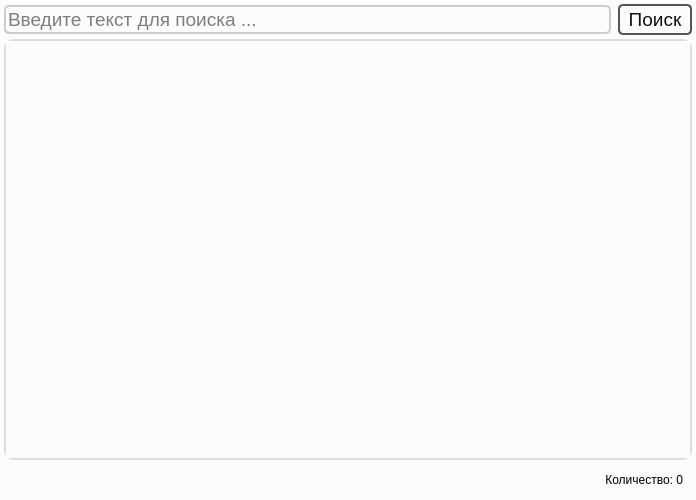
<?xml version="1.0" encoding="UTF-8"?>
<ui version="4.0">
 <class>main_widget</class>
 <widget class="QWidget" name="main_widget">
  <property name="geometry">
   <rect>
    <x>0</x>
    <y>0</y>
    <width>696</width>
    <height>500</height>
   </rect>
  </property>
  <property name="sizePolicy">
   <sizepolicy hsizetype="Expanding" vsizetype="Expanding">
    <horstretch>0</horstretch>
    <verstretch>0</verstretch>
   </sizepolicy>
  </property>
  <property name="windowTitle">
   <string>Form</string>
  </property>
  <property name="styleSheet">
   <string notr="true">QWidget
{
background-color: rgba(252, 252, 252, 255);
}
QLineEdit
{
border-radius: 5px;
border: 2px solid #CCC;
}
QScrollArea
{
border-radius: 10px;
border: 2px solid #DDD;
}

QPushButton 
{
color: #111;
background-color: rgba(255, 255, 255, 0);
border-radius: 5px;
border: 2px solid #555;
padding-left:8px;
padding-right:8px;
padding-top:2px;
padding-bottom:2px;
}</string>
  </property>
  <layout class="QVBoxLayout" name="verticalLayout">
   <property name="spacing">
    <number>4</number>
   </property>
   <property name="leftMargin">
    <number>4</number>
   </property>
   <property name="topMargin">
    <number>4</number>
   </property>
   <property name="rightMargin">
    <number>4</number>
   </property>
   <property name="bottomMargin">
    <number>4</number>
   </property>
   <item>
    <widget class="QWidget" name="horizontalWidget" native="true">
     <property name="maximumSize">
      <size>
       <width>16777215</width>
       <height>16777215</height>
      </size>
     </property>
     <layout class="QHBoxLayout" name="horizontalLayout">
      <property name="spacing">
       <number>7</number>
      </property>
      <property name="leftMargin">
       <number>0</number>
      </property>
      <property name="topMargin">
       <number>0</number>
      </property>
      <property name="rightMargin">
       <number>0</number>
      </property>
      <property name="bottomMargin">
       <number>0</number>
      </property>
      <item>
       <widget class="QLineEdit" name="line_edit_search">
        <property name="sizePolicy">
         <sizepolicy hsizetype="Expanding" vsizetype="Fixed">
          <horstretch>2</horstretch>
          <verstretch>0</verstretch>
         </sizepolicy>
        </property>
        <property name="font">
         <font>
          <pointsize>14</pointsize>
         </font>
        </property>
        <property name="styleSheet">
         <string notr="true"/>
        </property>
        <property name="text">
         <string/>
        </property>
        <property name="placeholderText">
         <string>Введите текст для поиска ...</string>
        </property>
       </widget>
      </item>
      <item>
       <widget class="QPushButton" name="but_search">
        <property name="sizePolicy">
         <sizepolicy hsizetype="Expanding" vsizetype="Maximum">
          <horstretch>0</horstretch>
          <verstretch>0</verstretch>
         </sizepolicy>
        </property>
        <property name="font">
         <font>
          <pointsize>14</pointsize>
         </font>
        </property>
        <property name="text">
         <string>Поиск</string>
        </property>
       </widget>
      </item>
     </layout>
    </widget>
   </item>
   <item>
    <widget class="QScrollArea" name="scroll_area">
     <property name="maximumSize">
      <size>
       <width>16777215</width>
       <height>16777215</height>
      </size>
     </property>
     <property name="styleSheet">
      <string notr="true"/>
     </property>
     <property name="widgetResizable">
      <bool>true</bool>
     </property>
     <widget class="QWidget" name="widget_list">
      <property name="geometry">
       <rect>
        <x>0</x>
        <y>0</y>
        <width>684</width>
        <height>412</height>
       </rect>
      </property>
      <property name="sizePolicy">
       <sizepolicy hsizetype="Expanding" vsizetype="Expanding">
        <horstretch>0</horstretch>
        <verstretch>0</verstretch>
       </sizepolicy>
      </property>
      <layout class="QVBoxLayout" name="layout_scroll">
       <property name="leftMargin">
        <number>0</number>
       </property>
       <property name="topMargin">
        <number>0</number>
       </property>
       <property name="rightMargin">
        <number>0</number>
       </property>
       <property name="bottomMargin">
        <number>0</number>
       </property>
      </layout>
     </widget>
    </widget>
   </item>
   <item>
    <widget class="QWidget" name="widget" native="true">
     <layout class="QHBoxLayout" name="horizontalLayout_6">
      <item>
       <widget class="QLabel" name="label_count">
        <property name="text">
         <string>Количество: 0</string>
        </property>
        <property name="alignment">
         <set>Qt::AlignRight|Qt::AlignTrailing|Qt::AlignVCenter</set>
        </property>
       </widget>
      </item>
     </layout>
    </widget>
   </item>
  </layout>
 </widget>
 <resources/>
 <connections/>
</ui>
